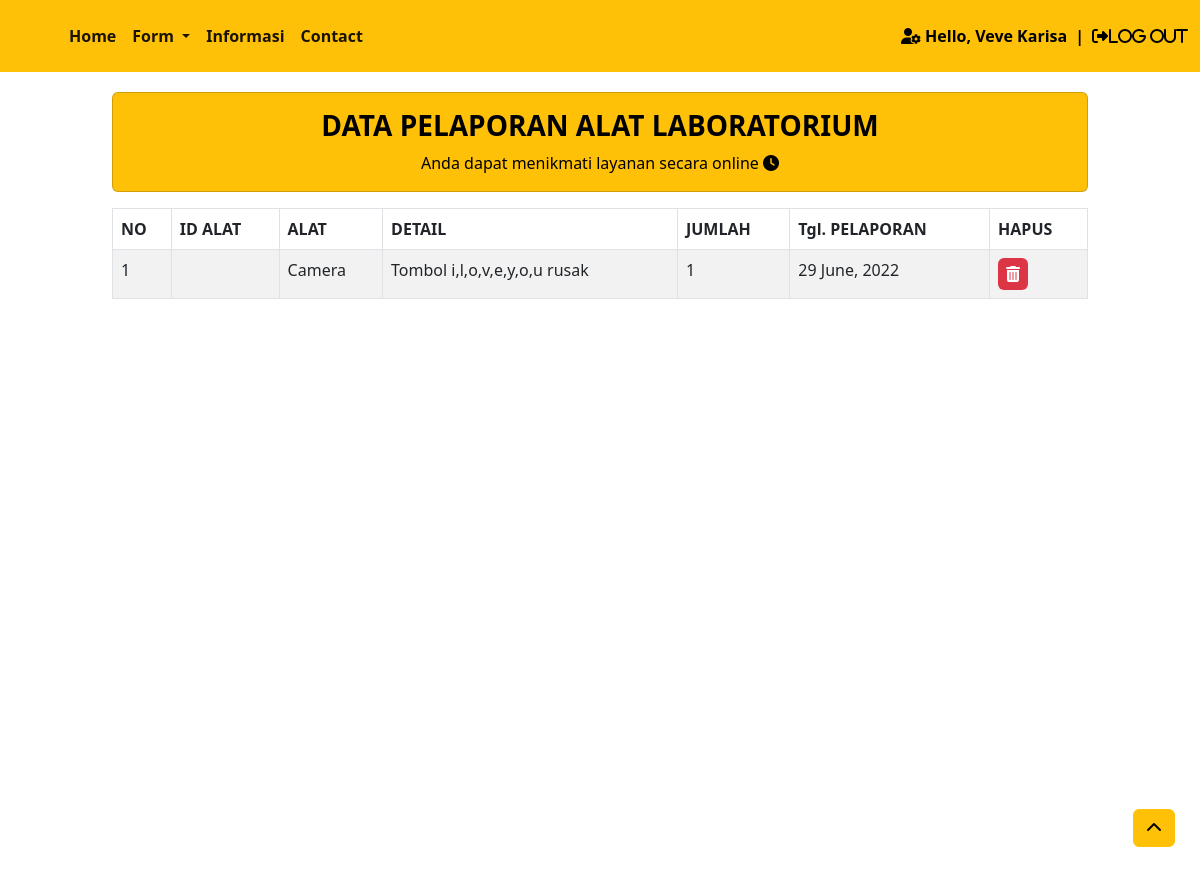
The page /data_pelaporan_lab.php (signed in) on the database its author committed.
### tables this page shows
CREATE TABLE `kerusakan` (
  `idalat` varchar(10) NOT NULL,
  `alat` varchar(20) NOT NULL,
  `detail` varchar(100) NOT NULL,
  `jumlah` varchar(15) NOT NULL,
  `tgl_lapor` varchar(30) NOT NULL
);

### data_pelaporan_lab.php (the view, shortened to what this page needs)
<!doctype html>
<html lang="en">
<head>
  <link rel="stylesheet" href="homestyle.css">
  <link href="https://cdn.jsdelivr.net/npm/bootstrap@5.2.0-beta1/dist/css/bootstrap.min.css" rel="stylesheet">
</head>
<body>
  <nav class="navbar navbar-expand-lg bg-warning fw-bolder sticky-top">
    <div class="container-fluid">
      <a class="navbar-brand me-xl-4" href="#"><img class="logo" src="assets/poltek3.png" style="height: 70px;" alt=""></a>
      <div class="collapse navbar-collapse" id="navbarSupportedContent">
        <ul class="navbar-nav me-auto mb-2 mb-lg-0">
          <li class="nav-item">
            <a class="nav-link active" aria-current="page" href="home.html">Home</a>
          </li>
          <li class="nav-item dropdown">
            <a class="nav-link active dropdown-toggle" href="form/index.html" id="navbarDropdown" role="button" data-bs-toggle="dropdown" aria-expanded="false">
              Form
            </a>
          </li>
          <li class="nav-item">
            <a class="nav-link active" href="informasi_lab.php" target="_blank">Informasi</a>
          </li>
          <li class="nav-item">
            <a class="nav-link active" href="contact_lab.php" target="_blank">Contact</a>
          </li>
        </ul>
        <form class="logout d-flex mt-3" role="submit">
          <p class="me-2"><i class="fa-solid fa-user-gear"></i> Hello, <?= $_SESSION['nama'] ?></p>
          <p class="me-2">|</p>
          <a href="logout.php" role="button"><i class="fa-solid fa-right-from-bracket">Log out</i></a>
        </form>
      </div>
    </div>
  </nav>
  <div class="container-fluid text-light" style="height: 100vh;">
    <div class="nav row justify-content-evenly text-center align-items-center">
      <div class="col-sm-10">
        <div class="card text-bg-warning mb-3">
          <div class="card-body">
            <h3 class="card-title fw-bold">DATA PELAPORAN ALAT LABORATORIUM</h3>
            <p class="card-text">Anda dapat menikmati layanan secara online <i class="fa-solid fa-clock"></i></p>
          </div>
        </div>
      </div>
    </div>
    <div class="row justify-content-evenly  align-items-center text-body">
      <div class="col-sm-10">
        <table class="table table-striped table-bordered">
          <thead>
            <tr>
              <th scope="col">NO</th>
              <th scope="col">ID ALAT</th>
              <th scope="col">ALAT</th>
              <th scope="col">DETAIL</th>
              <th scope="col">JUMLAH</th>
              <th scope="col">Tgl. PELAPORAN</th>
              <th scope="col">HAPUS</th>
            </tr>
          </thead>
          <?php
          include 'koneksi.php';
          $query = mysqli_query($koneksi, "SELECT * FROM kerusakan");
          $no = 1;
          while ($data = mysqli_fetch_assoc($query)) {
          ?>
            <tr>
              <td><?php echo $no++; ?></td>
              <td><?php echo $data['idalat']; ?></td>
              <td><?php echo $data['alat']; ?></td>
              <td><?php echo $data['detail']; ?></td>
              <td><?php echo $data['jumlah']; ?></td>
              <td><?php echo $data['tgl_lapor']; ?></td>
              <td>
                <a href="#" data-toggle="modal" data-target="#deletemhs<?php echo $data['idalat']; ?>"><i class="fas fa-trash-alt bg-danger p-2 text-white rounded"></i></a>
              </td>
            </tr>
          <?php
          }
          ?>
        </table>
      </div>
    </div>
  </div>
  <a id="back-to-top" href="#" class="btn btn-warning btn-md back-to-top" role="button"><i class="fas fa-chevron-up"></i></a>

### homestyle.css (style rules this page uses)
* { padding: 0; margin: 0; }
.nav { padding-top: 20px; }
table, th, td { padding-right: 20px; }
.logout>p { color: black; }
.logout>a { color: black; }
.back-to-top { position: fixed; bottom: 25px; right: 25px; display: none; }

### rows shown on the page
kerusakan: alat "Camera", detail "Tombol i,l,o,v,e,y,o,u rusak", jumlah "1", tgl_lapor "29 June, 2022"

### other values the page prints
$_SESSION['nama'] "Veve Karisa"
